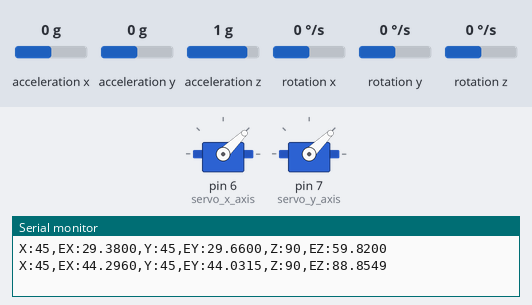
Bench run of a sketch on a simulated Arduino Uno, built with avr-gcc and run on an emulated ATmega328P. On the bench: 2 × servo, the last lines printed to the serial monitor. Wiring (inferred from the names in the program): MPU-6050 motion sensor at I2C address 0x68. The inputs (shaded band) are chosen by the test bench; at power-on: acceleration x 0 g, acceleration y 0 g, acceleration z 1 g, rotation x 0 °/s, rotation y 0 °/s, rotation z 0 °/s. Random numbers use the default seed unless the sketch sets one.

Above: at 2.2 s.
3.4 s: acceleration x set to -1.4 g
At 5.2 s:
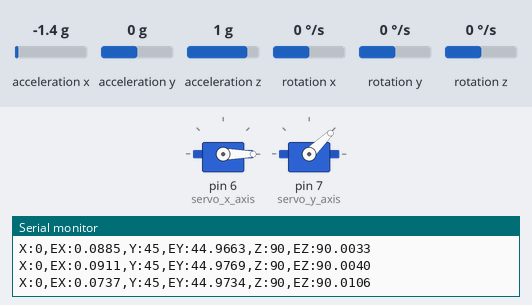
6.4 s: acceleration y set to 0.8 g
At 7.6 s:
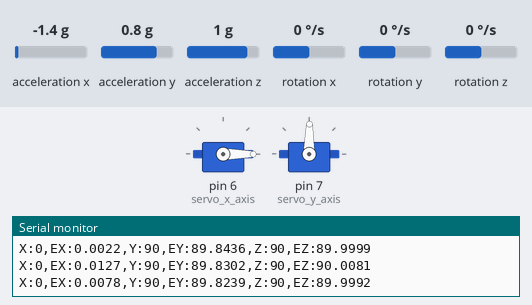
8.2 s: acceleration z set to -1.4 g
11.2 s: acceleration y set to -1.4 g
At 12.7 s:
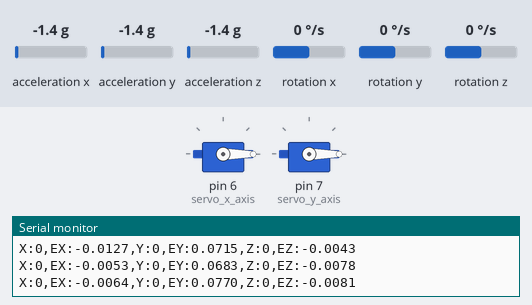
Timing chart, 0 to 13.9 s (numbered marks = the images above; inputs shaded):
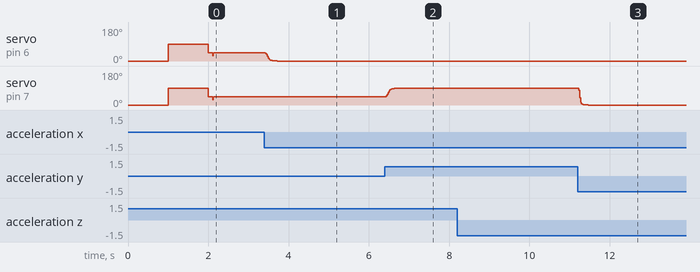

Measured:
- after the input at 6.4 s, servo on pin 7 (servo_y_axis): moves from 44° to 89° over 0.32 s, starting at once

The sketch:

AssistiveDevice.ino
```cpp
#include <SimpleKalmanFilter.h>
#include <Wire.h>
#include <Servo.h>

/*
 SimpleKalmanFilter(e_mea, e_est, q);
 e_mea: Measurement Uncertainty
 e_est: Estimation Uncertainty
 q: Process Noise
 */

SimpleKalmanFilter simpleKalmanFilter_x(22.5, 45, 0.1);
SimpleKalmanFilter simpleKalmanFilter_y(22.5, 45, 0.1);
SimpleKalmanFilter simpleKalmanFilter_z(22.5, 45, 0.1);

// Serial output refresh time
const long SERIAL_REFRESH_TIME = 50;
long refresh_time;

Servo servo_x_axis;
Servo servo_y_axis;

int init_x = 45, init_y = 45, init_z = 45;
int mapped_x = 0, mapped_y = 0, mapped_z = 0;


float x, y, z;
const int MPU_ADDR = 0x68;                                  // I2C address of the MPU6050. If AD0 pin is set to HIGH, the I2C address will be 0x69
int16_t accelerometer_x, accelerometer_y, accelerometer_z;  // Variables for accelerometer raw data
int16_t gyro_x, gyro_y, gyro_z;                             // Variables for gyro raw data
int16_t temperature;                                        // Variable for temperature

void setup() {
  Serial.begin(9600);
  //Setup Servo
  servo_x_axis.attach(6);
  servo_y_axis.attach(7);
  //initiliazlize postion of servo
  servo_x_axis.write(0);
  servo_y_axis.write(0);
  delay(1000);
  servo_x_axis.write(90);
  servo_y_axis.write(90);
  delay(1000);
  servo_x_axis.write(init_x);
  servo_y_axis.write(init_y);
  delay(100);
  // put your setup code here, to run once:
  setup_gyro();
}

void loop() {
  // put your main code here, to run repeatedly:
  fetch_gyro();
  // Clamp values to a specific range
  if (x > 100) {
    x = 100;
  }
  if (x < -100) {
    x = -100;
  }
  if (y > 100) {
    y = 100;
  }
  if (y < -100) {
    y = -100;
  }
  if (z > 100) {
    z = 100;
  }
  if (z < -100) {
    z = -100;
  }

  mapped_x = map(x, -100, 100, 0, 90);
  mapped_y = map(y, -100, 100, 0, 90);
  mapped_z = map(z, -100, 100, 0, 90);

 // add a noise to the reference value and use as the measured value
  float calculated_x = mapped_x + random(-100, 100) / 100.0;
  float calculated_y = mapped_y + random(-100, 100) / 100.0;
  float calculated_z = mapped_z + random(-100, 100) / 100.0;

  // calculate the estimated value with Kalman Filter
  float filtered_x = simpleKalmanFilter_x.updateEstimate(calculated_x);
  float filtered_y = simpleKalmanFilter_y.updateEstimate(calculated_y);
  float filtered_z = simpleKalmanFilter_z.updateEstimate(calculated_z);

  // send to Serial output every 100ms
  // use the Serial Ploter for a good visualization

  if (millis() > refresh_time) {
    Serial.print("X:");
    Serial.print(mapped_x);
    Serial.print(",");

    Serial.print("EX:");
    Serial.print(filtered_x, 4);
    Serial.print(",");

    Serial.print("Y:");
    Serial.print(mapped_y);
    Serial.print(",");

    Serial.print("EY:");
    Serial.print(filtered_y, 4);
    Serial.print(",");

    Serial.print("Z:");
    Serial.print(mapped_z);
    Serial.print(",");

    Serial.print("EZ:");
    Serial.println(filtered_z, 4);

    refresh_time = millis() + SERIAL_REFRESH_TIME;

  }
  servo_x_axis.write(filtered_x);
  servo_y_axis.write(filtered_y);
}


//Setting up initialize
void setup_gyro() {
  Wire.begin();
  Wire.beginTransmission(MPU_ADDR);
  Wire.write(0x6B);  // PWR_MGMT_1 register
  Wire.write(0);     // Set to 0 (wakes up the MPU6050)
  Wire.endTransmission(true);
}

//Fetching Values From Sensor
void fetch_gyro() {
  Wire.beginTransmission(MPU_ADDR);
  Wire.write(0x3B);
  Wire.endTransmission(false);
  Wire.requestFrom(MPU_ADDR, 7 * 2, true);

  accelerometer_x = Wire.read() << 8 | Wire.read();
  accelerometer_y = Wire.read() << 8 | Wire.read();
  accelerometer_z = Wire.read() << 8 | Wire.read();
  temperature = Wire.read() << 8 | Wire.read();

  gyro_x = Wire.read() << 8 | Wire.read();
  gyro_y = Wire.read() << 8 | Wire.read();
  gyro_z = Wire.read() << 8 | Wire.read();

  x = accelerometer_x / 100.0;
  y = accelerometer_y / 100.0;
  z = accelerometer_z / 100.0;
}


  // Print out data
  // Serial.print("x:");
  // Serial.print(x);
  // Serial.print(",");
  // Serial.print("y:");
  // Serial.print(y);
  // Serial.print(",");
  // Serial.print("z:");
  // Serial.println(z);
  // Serial.print("X : ");
  // Serial.print(x);
  // Serial.print("\t Y :");
  // Serial.print(y);
  // Serial.print("\t Z : ");
  // Serial.println(z);

  // Serial.print("\t Value-1 : ");
  // Serial.print(mapped_x);
  // Serial.print("\t Value-2 : ");
  // Serial.println(mapped_y);

  // Serial.print("Ax");
  // Serial.print(accelerometer_x);
  // Serial.print("\t Ay :");
  // Serial.print(accelerometer_y);
  // Serial.print("\t Az :");
  // Serial.println(accelerometer_z);

  // Serial.print("Gx");
  // Serial.print(gyro_x);
  // Serial.print("\t Gy :");
  // Serial.print(gyro_y);
  // Serial.print("\t Gz :");
  // Serial.println(gyro_z);
```
